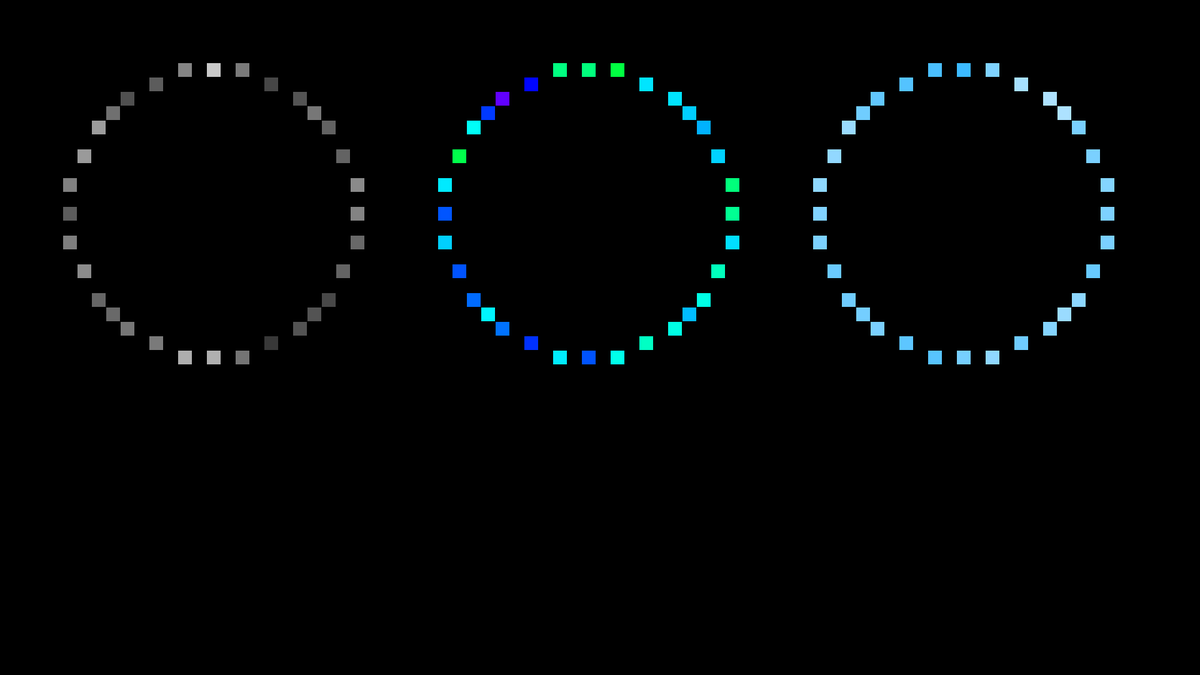
Frame 1 (no input)
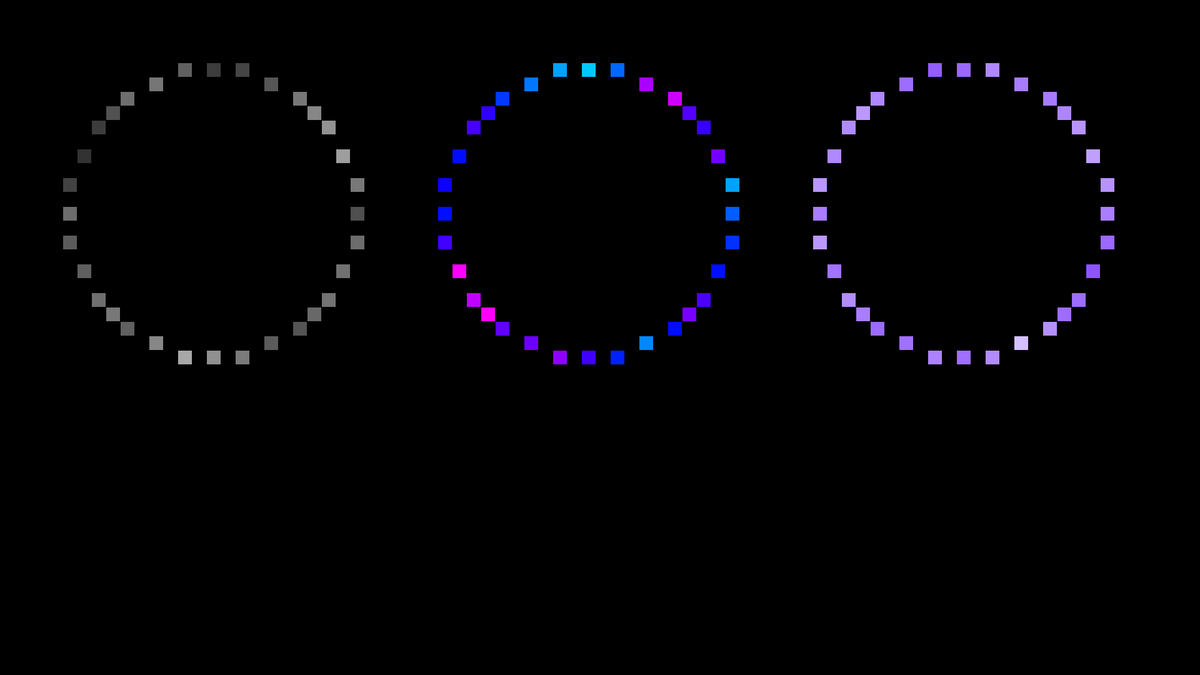
Frame 60 (the mouse pressed at the canvas centre just before this capture)
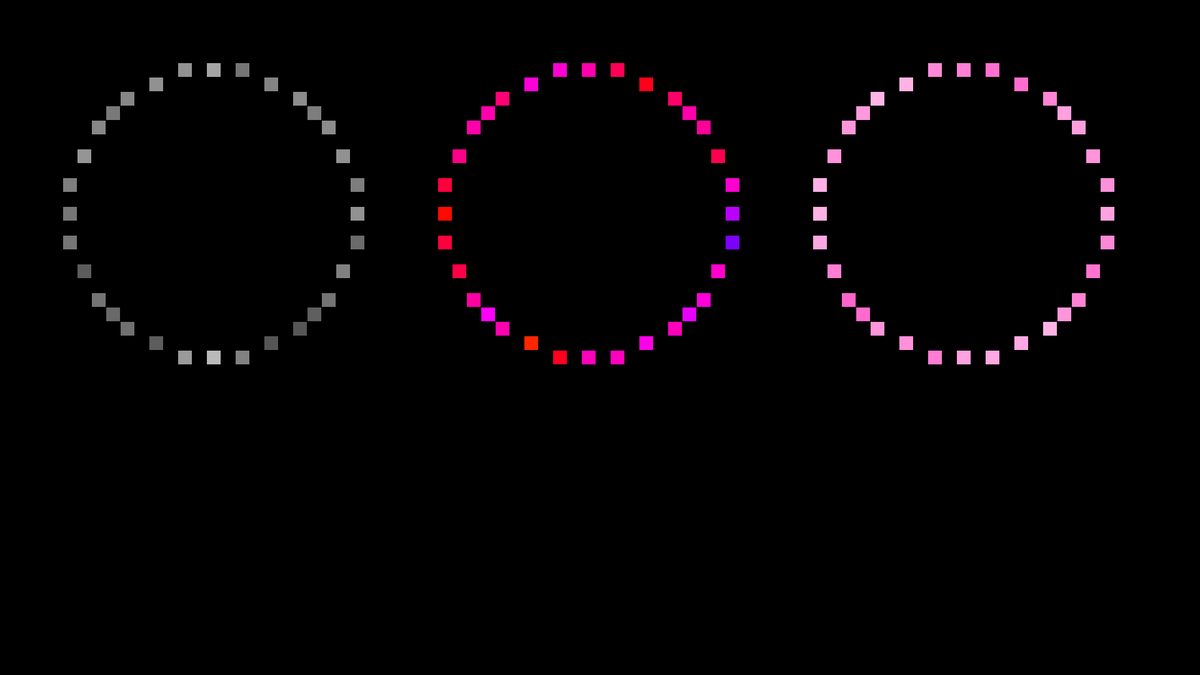
Frame 120 (the mouse held since frame 60 and released just before this capture)

The Processing sketch that drew these frames (run headless with seeded random() and noise(); from frame 60 on, the mouse is pressed at the canvas centre):

// Processing sketch: noise_2d_explanation_HSB_circle_isolated
// ── noise_2d_explanation_HSB_circle_isolated.pde
float xIndex = 0.0;
float step = .2;
int topMargin1 = 100;
int leftMargin1 = 100;
int topMargin2 = 500;
int leftMargin2 = 700;
int leftMargin3 = 1300;
int leftMargin4 = 1000;
int leftMargin5 = 1300;
float currentRow = 0.0;
int colorCenter = 200;
int colorRange = 300;
int LEDCount = 32;
int xCoords[] = new int[LEDCount];
int yCoords[] = new int[LEDCount];
float angle = TWO_PI / LEDCount;
int radius = round(LEDCount / PI);
int diameter = 2 * radius + 1;
float boxSize = 500 / diameter;
float zIndex = 0;
float zStep = .03;

void setup()
{
  size(1920, 1080);
  colorMode(HSB, 360, 100, 100);
  for (int i = 0; i < LEDCount; ++i)
  {
    xCoords[i] = round((cos(angle * i)+ 1) * radius );
    yCoords[i] = round((sin(angle * i) + 1)* radius );
  }
}
void draw()
{
  zIndex += zStep;
  colorCenter = (colorCenter + 1) % 360;
  background(0);
  stroke(0);
  strokeWeight(1);

  //light
  //for (int row = 0; row < diameter; ++row)
  //{
  //  for (int col = 0; col < diameter; ++col)
  //  {
  //    float noiseVal = noise(col * step, row * step, zIndex);
  //    fill(0, 0, noiseVal * 100);
  //    rect(col * boxSize + leftMargin1, row * boxSize + topMargin1, boxSize, boxSize);
  //  }
  //}
  for (int i = 0; i < LEDCount; ++i) {
    float noiseVal = noise(xCoords[i] * step, yCoords[i] * step, zIndex);
    fill(0, 0, noiseVal * 100);
    rect(xCoords[i] * boxSize + leftMargin1, yCoords[i] * boxSize + topMargin1, boxSize, boxSize);
  }
 //hue
  // for (int row = 0; row < diameter; ++row)
  // {
  //   for (int col = 0; col < diameter; ++col)
  //   {
  //     float noiseVal = noise(col * step, row * step + 50, zIndex);
  //     float hue = (colorCenter - (colorRange / 2) + noiseVal * colorRange + 360) % 360;
  //     color c = color(hue, 100, 100);
  //     fill(c);
  //     rect(col * boxSize + leftMargin2, row * boxSize + topMargin1, boxSize, boxSize);
  //   }
  // }
  for (int i = 0; i < LEDCount; ++i) {
    float noiseVal = noise(xCoords[i] * step, yCoords[i] * step + 50, zIndex);
    float hue = (colorCenter - (colorRange / 2) + noiseVal * colorRange + 360) % 360;
    color c = color(hue, 100, 100);
    fill(c);    
    rect(xCoords[i] * boxSize + leftMargin2, yCoords[i] * boxSize + topMargin1, boxSize, boxSize);
  }
  // //saturation
  //for (int row = 0; row < diameter; ++row)
  //{
  //  for (int col = 0; col < diameter; ++col)
  //  {
  //    float noiseVal = noise(col * step, row * step + 100, zIndex);
  //    color c = color(colorCenter, 100 * noiseVal, 100);
  //    fill(c);
  //    rect(col * boxSize + leftMargin3, row * boxSize + topMargin1, boxSize, boxSize);
  //  }
  //}
  for (int i = 0; i < LEDCount; ++i) {
    float noiseVal = noise(xCoords[i] * step, yCoords[i] * step + 100, zIndex);
    color c = color(colorCenter, 100 * noiseVal, 100);
    fill(c);    
    rect(xCoords[i] * boxSize + leftMargin3, yCoords[i] * boxSize + topMargin1, boxSize, boxSize);
  }
  
  
  delay(50);
}
